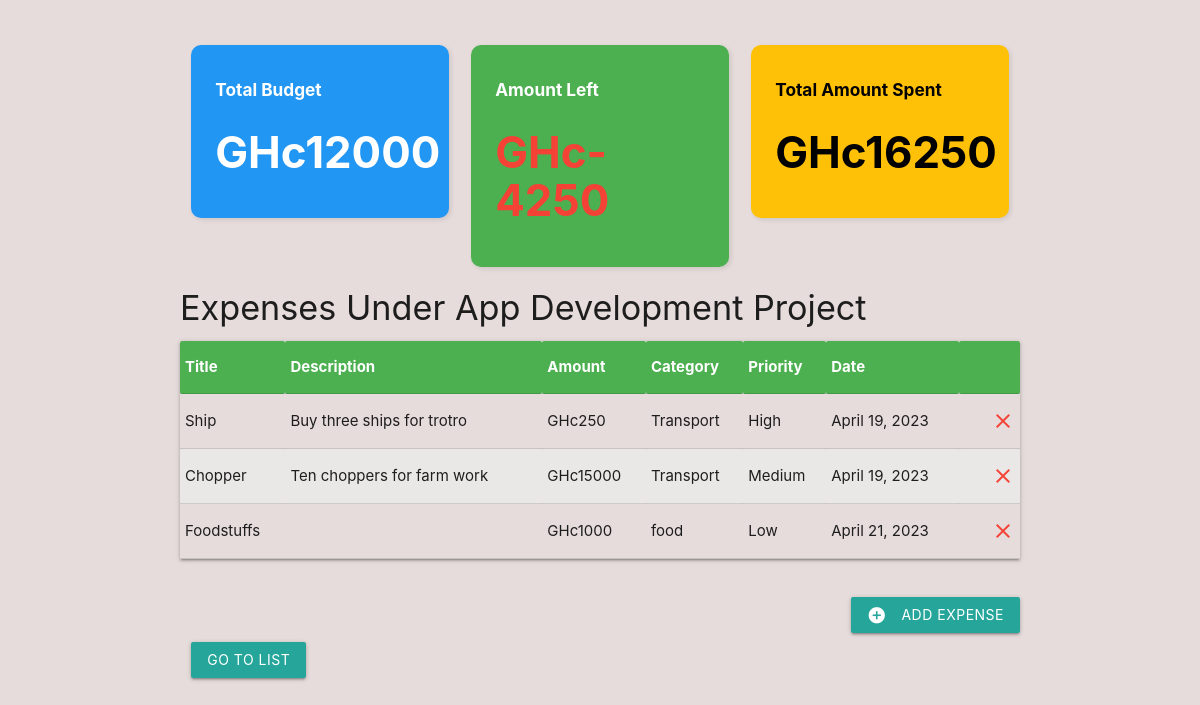
The app's page /budget/projects/app-development/ (signed in) with its own data.
### budgetApp/models.py (models this page shows, shortened)
class Project(models.Model):
    name = models.CharField(max_length=100)
    slug = models.SlugField(max_length=100, unique=True, blank=True)
    budget = models.PositiveIntegerField(validators=[MaxValueValidator(999999)])
    income_source = models.ForeignKey(Income, on_delete=models.CASCADE, related_name='projects', null=True, blank=True)
    def get_total_expenses(self):
        return sum(expense.amount for expense in self.expenses.all())
    def get_left(self):
        total_expenses = self.expenses.aggregate(models.Sum('amount'))['amount__sum'] or 0
        return self.budget - total_expenses

class Expense(models.Model):
    PRIORITY_CHOICES = (
        (1, 'Low'),
        (2, 'Medium'),
        (3, 'High')
    )
    project = models.ForeignKey(Project, on_delete=models.CASCADE, related_name='expenses')
    title = models.CharField(max_length=30)
    description = models.TextField(max_length=60 )
    amount = models.PositiveSmallIntegerField(default=0.00)
    category = models.ForeignKey(Category, on_delete=models.CASCADE)
    date = models.DateField(auto_now_add=True)
    priority = models.IntegerField(choices=PRIORITY_CHOICES, default=1)

class Category(models.Model):
    project = models.ForeignKey(Project, on_delete=models.CASCADE)
    name = models.CharField(max_length=50)
    is_default = models.BooleanField(default=False)

### budgetApp/views.py (the view)
# urls.py: path('budget/projects/<slug:project_slug>/', views.project_detail, name='detail'),
@login_required
@csrf_exempt
def project_detail(request, project_slug):
    print("details ---")
    project = get_object_or_404(Project, slug=project_slug)
    if request.method == 'POST':
        print("adding---")
        form = ExpenseForm(request.POST)
        title = request.POST.get('title')
        amount = request.POST.get('amount')
        category_name = request.POST.get('category_name')
        description = request.POST.get('description')
        priority = request.POST.get('priority')
        print(title, amount, category_name)
        category, _ = Category.objects.get_or_create(name=category_name, project=project)
        _save = Expense.objects.create(
            project=project,
            title=title,
            amount=amount,
            category=category,
            description=description,
            priority=priority
        )
        _save.save()
        return redirect('detail', project_slug=project_slug)
    elif request.method == 'DELETE':
        id = json.loads(request.body)['id']
        expense = get_object_or_404(Expense, id=id)
        expense.delete()
        return HttpResponse('')
    else:
        expenses = Expense.objects.filter(project=project).order_by('-priority', '-date')
        context = {'project': project, 'expense_list': expenses, 'form': ExpenseForm()}
        return render(request, 'budget/project-detail.html', context)

### budgetApp/templates/budget/project-detail.html (shortened to what this page needs)
{% extends 'budget/base.html' %}
{% block content %}
<div class="container">
    <div class="row">
        <br><br>
        <div class="col s12 m6 l4">
            <div class="card-panel blue white-text">
                <h6 class="bold">Total Budget</h6>
                <h3 class="bold">GHc{{ project.budget }}</h3>
            </div>
        </div>
        <div class="col s12 m6 l4">
            <div class="card-panel green white-text">
                <h6 class="bold">Amount Left</h6>
                {% if project.get_left > 0 %}
                 <h3 class="bold white-text">GHc{{ project.get_left }}</h3>
                {% elif project.get_left == 0 %}
                 <h3 class="bold orange-text">GHc{{ project.get_left }}</h3>
                {% else %}
                 <h3 class="bold red-text">GHc{{ project.get_left }}</h3>
                {% endif %}
            </div>
        </div>
        <div class="col s12 m6 l4">
            <div class="card-panel amber black-text">
                <h6 class="bold">Total Amount Spent</h6>
                <h3 class="bold">GHc{{ project.get_total_expenses }}</h3>
            </div>
        </div>
    </div>
    {% if expense_list %}
    <div class="col s12 m6">
        <h4 class="left-align">Expenses  under {{ project.name }} project</h4>
    </div>
    <table class="borderless z-depth-1">
        <thead>
            <tr>
                <th>Title</th>
                <th>Description</th>
                <th>Amount</th>
                <th>Category</th>
                <th>Priority</th>
                <th>Date</th>
                <th></th>
            </tr>
        </thead>
        <tbody>
            {% for expense in expense_list %}
            <tr>
                <td>{{ expense.title }}</td>
                <td>{{ expense.description }}</td>
                <td>GHc{{ expense.amount }}</td>
                <td>{{ expense.category.name }}</td>
                {% if expense.priority == 1 %}
                <td>Low</td>
                {% elif expense.priority == 2 %}
                <td>Medium</td>
                {% else %}
                <td>High</td>
                {% endif %}
                <td>{{ expense.date }}</td>
                <td>
                    <a class="close-icon" onclick="deleteExpense(this)" data-id="{{ expense.id }}">
                        <i class="material-icons red-text right">close</i>
                    </a>
                </td>
            </tr>
            {% endfor %}
        </tbody>
    </table><br>
    <div class="col s12 m6">
        <ul>
        <li><button class="btn waves-effect right modal-trigger" href='#expenseModal'>
            <i class="material-icons white-text left">add_circle</i>
            Add Expense
        </button></li></ul>
    </div>
    {% endif %}
    <br><br>
    <div class="row">
        <div class="col s12">
            <a href="{% url 'list' %}" class="btn waves-effect waves-light">
                Go to List
            </a>
        </div>
    </div>
</div>
{% endblock %}

### budgetApp/static/css/styles.css (style rules this page uses)
html { font-family: 'Montserrat'; background-color: #e6dcdc; }
.bold { font-weight: bold; }
.row { margin: 0px !important; }
.card-panel { margin: 0px !important; }
table { border-collapse: separate; width: 100%; }
th, td { padding: 8px; text-align: left; }
tr:nth-child(even) { background-color: #eae7e7; }
th { background-color: #4CAF50; color: white; }

### budgetApp/templates/budget/project-detail.html (style rules this page uses)
.card-panel { border-radius: 10px; box-shadow: 2px 2px 5px rgba(0, 0, 0, 0.1); }
h4 { text-transform: capitalize; }

### records on screen
Project: budget "12000", get_total_expenses "16250", name "App Development"
Expense: title "Ship", description "Buy three ships for trotro", amount "250", category.name "Transport", priority "High", date "April 19, 2023"
Expense: title "Chopper", description "Ten choppers for farm work", amount "15000", category.name "Transport", priority "Medium", date "April 19, 2023"
Expense: title "Foodstuffs", amount "1000", category.name "food", priority "Low", date "April 21, 2023"
